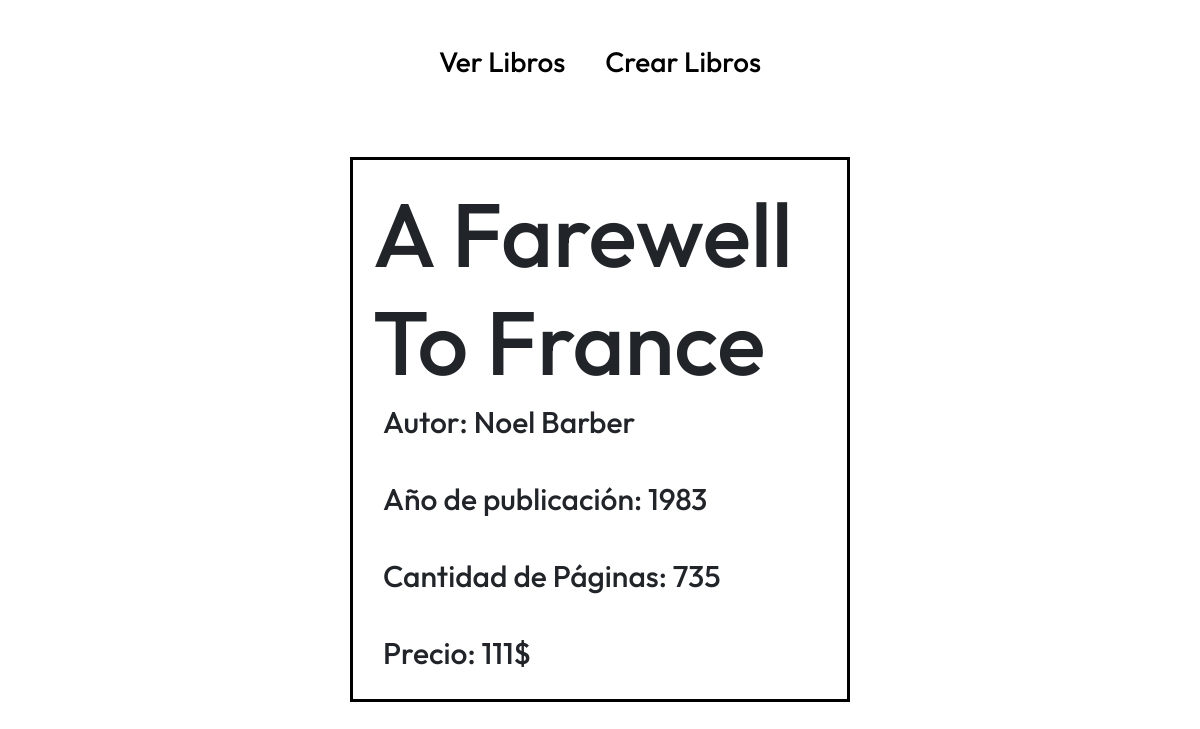
Screenshot of /ver-libro/A Farewell To France with the database file from the repository.
### listaLibros/models.py (models this page shows)
class newBook(models.Model):
    tituloD = models.CharField(max_length=80)
    autorD = models.CharField(max_length=80)
    yearD = models.IntegerField()
    cantPagD = models.IntegerField()
    precioD = models.IntegerField()

### listaLibros/views.py (the view)
# urls.py: path("ver-libro/<str:bookTitle>", views.VerDetalles, name="ver-detalles")
def VerDetalles(request, bookTitle):
    try:
        bookModel = models.newBook.objects.get(tituloD = bookTitle)
        return render(request, "bookDetail.html", {"bookDetail": bookModel})
    except:
        return HttpResponse("Funciona")

### listaLibros/templates/bookDetail.html (shortened to what this page needs)
{% extends 'base.html' %}
{%load static%}
{% block style %}
<link rel="stylesheet" href="{% static 'bookDetail.css' %}">
{% endblock %}
{% block content %}
    <div class="bookDetailContainer">
        <h1>{{bookDetail.tituloD}}</h1>
        <h2>Autor: {{bookDetail.autorD}}</h2>
        <h2>Año de publicación: {{bookDetail.yearD}}</h2>
        <h2>Cantidad de Páginas: {{bookDetail.cantPagD}}</h2>
        <h2>Precio: {{bookDetail.precioD}}$</h2>
    </div>
{% endblock %}

### listaLibros/static/base.css (style rules this page uses)
body { margin: 25px; }

### listaLibros/static/bookDetail.css (style rules this page uses)
.bookDetailContainer { display: flex; margin: 50px; flex-flow: column wrap; justify-content: center; align-items: flex-start; margin: 50px; padding: 20px; height: auto; max-width: 500px; width: auto; border: 3px solid black; transition: 1s; }
.bookDetailContainer h1 { font-size: 90px; }
.bookDetailContainer h2 { padding-left: 10px; font-size: 30px; }

### rows the page displays
newBook: tituloD "A Farewell To France", autorD "Noel Barber", yearD "1983", cantPagD "735", precioD "111"
